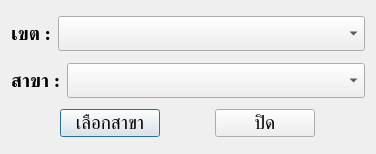
<?xml version="1.0" encoding="UTF-8"?>
<ui version="4.0">
 <class>changeDepartmentDialog</class>
 <widget class="QDialog" name="changeDepartmentDialog">
  <property name="geometry">
   <rect>
    <x>0</x>
    <y>0</y>
    <width>376</width>
    <height>154</height>
   </rect>
  </property>
  <property name="font">
   <font>
    <family>Prompt Medium</family>
   </font>
  </property>
  <property name="windowTitle">
   <string>เปลี่ยนสาขา</string>
  </property>
  <layout class="QVBoxLayout" name="verticalLayout">
   <item>
    <spacer name="verticalSpacer">
     <property name="orientation">
      <enum>Qt::Vertical</enum>
     </property>
     <property name="sizeHint" stdset="0">
      <size>
       <width>20</width>
       <height>40</height>
      </size>
     </property>
    </spacer>
   </item>
   <item>
    <layout class="QFormLayout" name="formLayout">
     <item row="0" column="0">
      <widget class="QLabel" name="label">
       <property name="minimumSize">
        <size>
         <width>40</width>
         <height>0</height>
        </size>
       </property>
       <property name="font">
        <font>
         <family>BrowalliaUPC</family>
         <pointsize>14</pointsize>
         <weight>75</weight>
         <bold>true</bold>
        </font>
       </property>
       <property name="text">
        <string>เขต :</string>
       </property>
      </widget>
     </item>
     <item row="0" column="1">
      <widget class="QComboBox" name="districtCombo">
       <property name="font">
        <font>
         <family>BrowalliaUPC</family>
         <pointsize>14</pointsize>
        </font>
       </property>
      </widget>
     </item>
    </layout>
   </item>
   <item>
    <spacer name="verticalSpacer_3">
     <property name="orientation">
      <enum>Qt::Vertical</enum>
     </property>
     <property name="sizeHint" stdset="0">
      <size>
       <width>20</width>
       <height>40</height>
      </size>
     </property>
    </spacer>
   </item>
   <item>
    <layout class="QFormLayout" name="formLayout_2">
     <item row="0" column="0">
      <widget class="QLabel" name="label_2">
       <property name="minimumSize">
        <size>
         <width>40</width>
         <height>0</height>
        </size>
       </property>
       <property name="font">
        <font>
         <family>BrowalliaUPC</family>
         <pointsize>14</pointsize>
         <weight>75</weight>
         <bold>true</bold>
        </font>
       </property>
       <property name="text">
        <string>สาขา :</string>
       </property>
      </widget>
     </item>
     <item row="0" column="1">
      <widget class="QComboBox" name="branchCombo">
       <property name="font">
        <font>
         <family>BrowalliaUPC</family>
         <pointsize>14</pointsize>
        </font>
       </property>
       <property name="currentText">
        <string/>
       </property>
      </widget>
     </item>
    </layout>
   </item>
   <item>
    <spacer name="verticalSpacer_4">
     <property name="orientation">
      <enum>Qt::Vertical</enum>
     </property>
     <property name="sizeHint" stdset="0">
      <size>
       <width>20</width>
       <height>40</height>
      </size>
     </property>
    </spacer>
   </item>
   <item>
    <layout class="QHBoxLayout" name="horizontalLayout">
     <item>
      <widget class="QPushButton" name="choseDepartmentBtn">
       <property name="sizePolicy">
        <sizepolicy hsizetype="Fixed" vsizetype="Fixed">
         <horstretch>0</horstretch>
         <verstretch>0</verstretch>
        </sizepolicy>
       </property>
       <property name="minimumSize">
        <size>
         <width>100</width>
         <height>0</height>
        </size>
       </property>
       <property name="font">
        <font>
         <family>BrowalliaUPC</family>
         <pointsize>14</pointsize>
        </font>
       </property>
       <property name="text">
        <string>เลือกสาขา</string>
       </property>
      </widget>
     </item>
     <item>
      <widget class="QPushButton" name="chageDepartmentCloseBnt">
       <property name="sizePolicy">
        <sizepolicy hsizetype="Fixed" vsizetype="Fixed">
         <horstretch>0</horstretch>
         <verstretch>0</verstretch>
        </sizepolicy>
       </property>
       <property name="minimumSize">
        <size>
         <width>100</width>
         <height>0</height>
        </size>
       </property>
       <property name="font">
        <font>
         <family>BrowalliaUPC</family>
         <pointsize>14</pointsize>
        </font>
       </property>
       <property name="text">
        <string>ปิด</string>
       </property>
      </widget>
     </item>
    </layout>
   </item>
   <item>
    <spacer name="verticalSpacer_2">
     <property name="orientation">
      <enum>Qt::Vertical</enum>
     </property>
     <property name="sizeHint" stdset="0">
      <size>
       <width>20</width>
       <height>40</height>
      </size>
     </property>
    </spacer>
   </item>
  </layout>
 </widget>
 <resources/>
 <connections/>
</ui>
